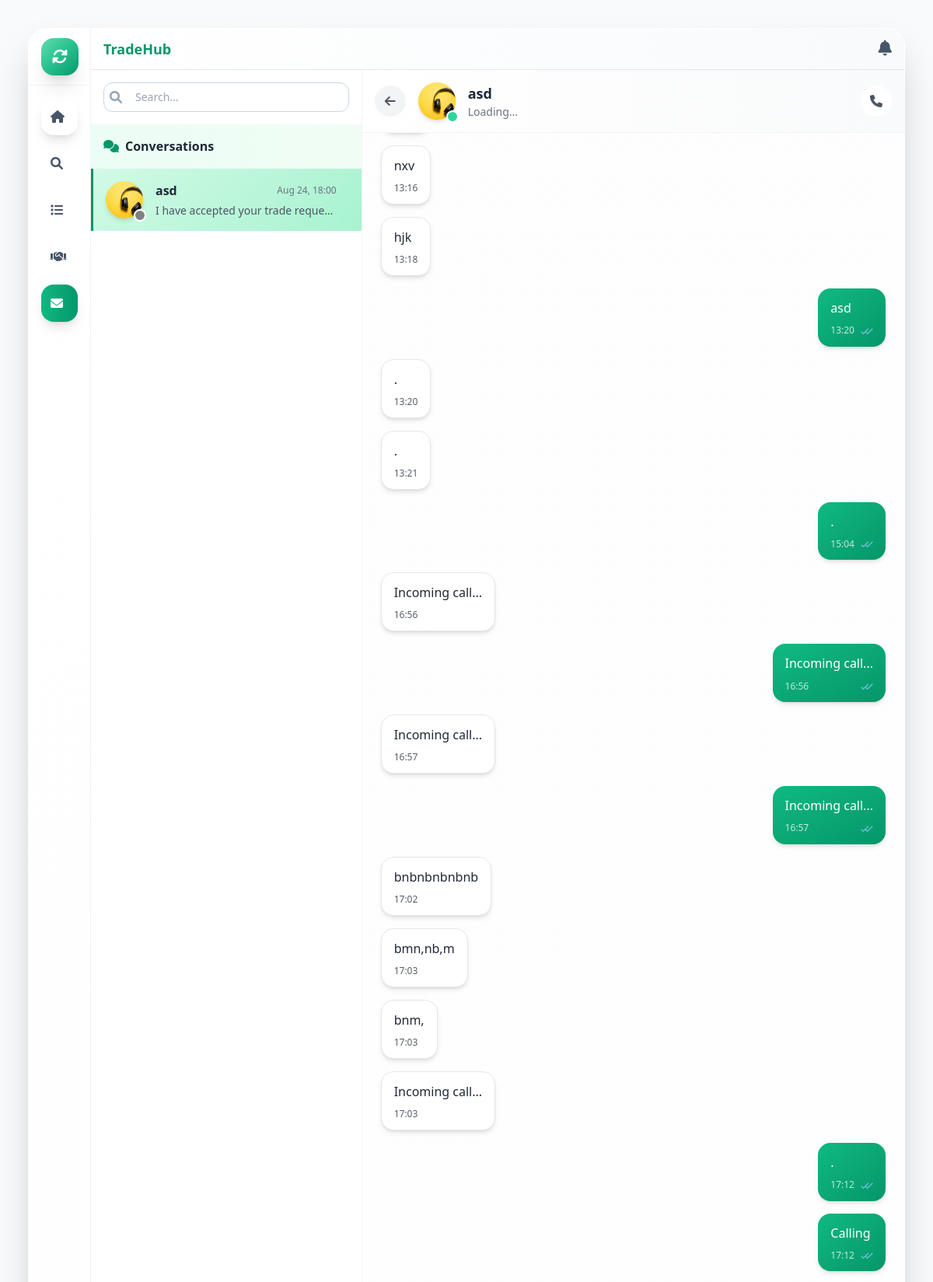
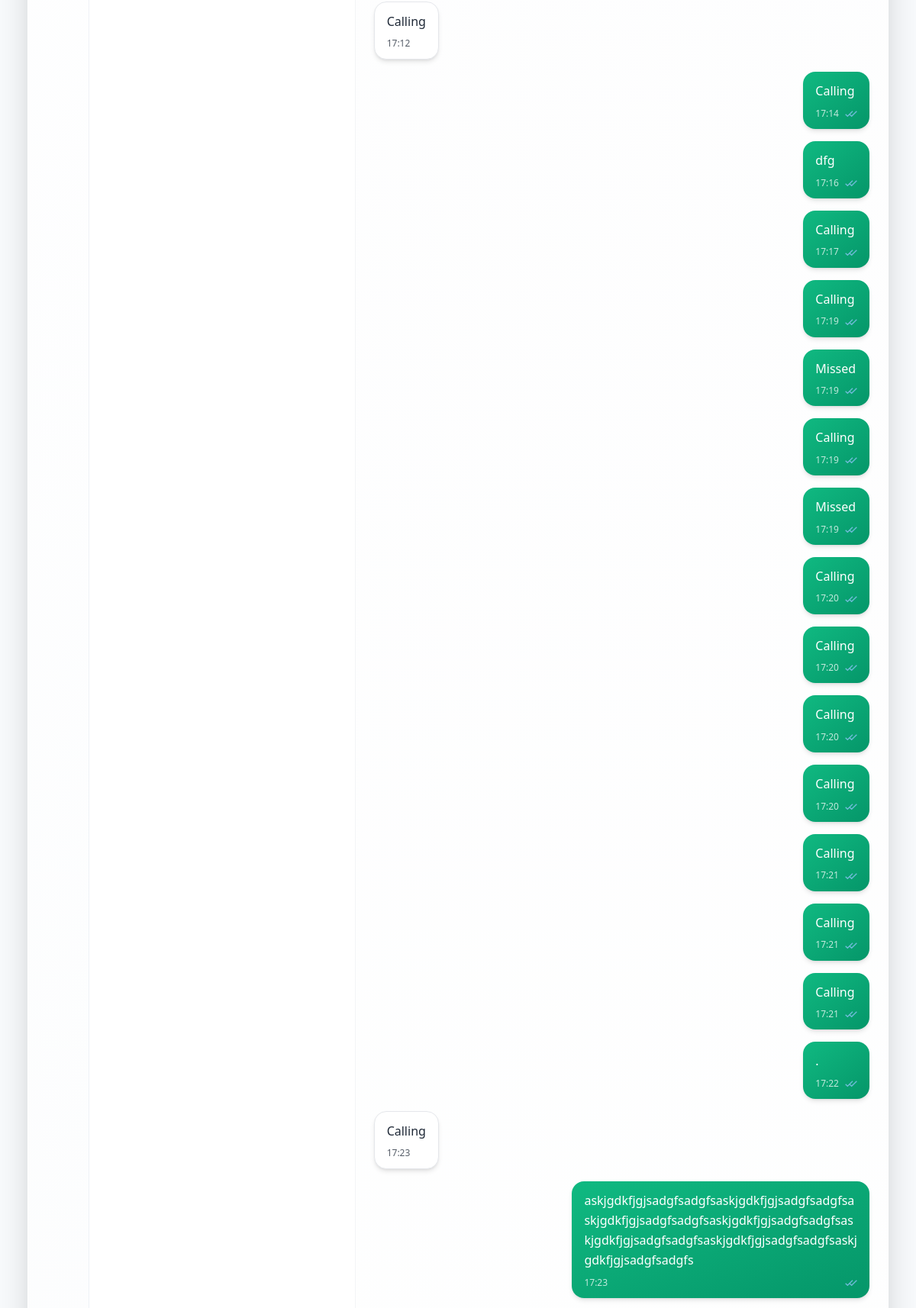
Page /Pages/messages.php?user=3 (signed in, upper part) on the committed database (2 pictures, top to bottom).
### tables this page shows
CREATE TABLE `site_settings` (
  `id` int(11) NOT NULL,
  `setting_key` varchar(100) NOT NULL,
  `setting_value` text DEFAULT NULL,
  `created_at` timestamp NOT NULL DEFAULT current_timestamp(),
  `updated_at` timestamp NOT NULL DEFAULT current_timestamp() ON UPDATE current_timestamp()
);

CREATE TABLE `users` (
  `id` int(11) NOT NULL,
  `full_name` varchar(255) NOT NULL,
  `email` varchar(255) NOT NULL,
  `password` varchar(255) NOT NULL,
  `phone` varchar(20) DEFAULT NULL,
  `location` varchar(255) DEFAULT NULL,
  `bio` text DEFAULT NULL,
  `avatar_url` varchar(500) DEFAULT NULL,
  `status` enum('active','inactive','suspended') DEFAULT 'active',
  `email_verified` tinyint(1) DEFAULT 0,
  `created_at` timestamp NOT NULL DEFAULT current_timestamp(),
  `updated_at` timestamp NOT NULL DEFAULT current_timestamp() ON UPDATE current_timestamp(),
  `role` varchar(20) NOT NULL DEFAULT 'user',
  `last_seen` timestamp NULL DEFAULT NULL
);

CREATE TABLE `messages` (
  `id` int(11) NOT NULL,
  `sender_id` int(11) NOT NULL,
  `receiver_id` int(11) NOT NULL,
  `trade_id` int(11) DEFAULT NULL,
  `message` text NOT NULL,
  `is_read` tinyint(1) DEFAULT 0,
  `created_at` timestamp NOT NULL DEFAULT current_timestamp(),
  `status` enum('sent','delivered','read') DEFAULT 'sent',
  `call_type` enum('none','call_invitation','missed_call','voice_call') DEFAULT 'none'
);

### Pages/messages.php (the view, shortened to what this page needs)
<?php
$conn = getDBConnection();
$user_id = $_SESSION['user_id'];
$query = "SELECT DISTINCT
          CASE
            WHEN m.sender_id = ? THEN m.receiver_id
            ELSE m.sender_id
          END as other_user_id,
          u.full_name as other_user_name,
          u.avatar_url as other_user_avatar,
          (SELECT message FROM messages m2
           WHERE (m2.sender_id = ? AND m2.receiver_id = other_user_id)
              OR (m2.sender_id = other_user_id AND m2.receiver_id = ?)
           ORDER BY m2.created_at DESC LIMIT 1) as last_message,
          (SELECT created_at FROM messages m2
           WHERE (m2.sender_id = ? AND m2.receiver_id = other_user_id)
              OR (m2.sender_id = other_user_id AND m2.receiver_id = ?)
           ORDER BY m2.created_at DESC LIMIT 1) as last_message_time,
          (SELECT COUNT(*) FROM messages m2
           WHERE m2.sender_id = other_user_id AND m2.receiver_id = ? AND m2.is_read = 0) as unread_count
          FROM messages m
          JOIN users u ON u.id = CASE WHEN m.sender_id = ? THEN m.receiver_id ELSE m.sender_id END
          WHERE m.sender_id = ? OR m.receiver_id = ?
          ORDER BY last_message_time DESC";
$stmt = $conn->prepare($query);
$stmt->bind_param('iiiiiiiii', $user_id, $user_id, $user_id, $user_id, $user_id, $user_id, $user_id, $user_id, $user_id);
$stmt->execute();
$result = $stmt->get_result();
$conversations = $result->fetch_all(MYSQLI_ASSOC);
$selected_user_id = isset($_GET['user']) ? (int)$_GET['user'] : null;
$messages = [];
$selected_user = null;
if ($selected_user_id) {
    $stmt = $conn->prepare("SELECT full_name,last_seen, avatar_url FROM users WHERE id = ?");
    $stmt->bind_param('i', $selected_user_id);
    $stmt->execute();
    $selected_user = $stmt->get_result()->fetch_assoc();
    $stmt = $conn->prepare("
        SELECT m.*, u.full_name as sender_name
        FROM messages m
        JOIN users u ON m.sender_id = u.id
        WHERE (m.sender_id = ? AND m.receiver_id = ?)
           OR (m.sender_id = ? AND m.receiver_id = ?)
        ORDER BY m.created_at ASC
    ");
    $stmt->bind_param('iiii', $user_id, $selected_user_id, $selected_user_id, $user_id);
    $stmt->execute();
    $result = $stmt->get_result();
    $messages = $result->fetch_all(MYSQLI_ASSOC);
    if (!empty($messages)) {
        $last_message_id = end($messages)['id'];
    }
}
include '../includes/header.php';
?>
<!DOCTYPE html>
<html lang="en">
<head>
    <script src="https://cdn.tailwindcss.com"></script>
    <link rel="stylesheet" href="https://cdnjs.cloudflare.com/ajax/libs/font-awesome/6.0.0-beta3/css/all.min.css">
</head>
<body class="bg-gradient-to-br from-gray-50 to-gray-100 min-h-screen flex flex-col">
<div class="md:p-9">
        <div class="max-w-full mx-auto h-[100vh] md:h-[calc(95vh-3rem)]">
            <div class="flex h-full bg-white/95 backdrop-blur-sm rounded-3xl shadow-2xl border border-white/50 overflow-hidden animate-scale-in">
                <?php include '../includes/sidebar.php'; ?>
    <div class="flex-1 h-full overflow-y-auto mx-auto max-w-6xl flex flex-col">
    <?php include '../includes/head.php'; ?>
        <div class="bg-white flex flex-col md:flex-row overflow-hidden">
            <div class="w-full md:w-1/3 border-r border-gray-100 overflow-y-auto custom-scrollbar
                        <?php echo $selected_user_id ? 'hidden md:block' : 'block'; ?>">
                <div class="relative px-4 py-4">
                <input
                    id="searchbox"
                    type="text"
                    placeholder="Search..."
                    class="w-full px-4 py-2 pl-10 pr-4 text-sm rounded-xl border border-slate-300 focus:ring-2 focus:ring-emerald-500 focus:border-emerald-500 outline-none"
                >
                <i class="fas fa-search absolute left-6 top-1/2 -translate-y-1/2 text-slate-400"></i>
                </div>
                <div class="p-4 border-b border-gray-100 bg-gradient-to-r from-emerald-50 to-green-50">
                    <h2 class="font-semibold text-gray-800 flex items-center gap-2">
                        <i class="fas fa-comments text-emerald-600"></i>
                        Conversations
                    </h2>
                </div>
                <div class="divide-y divide-gray-50 overflow-hidden">
                    <?php foreach ($conversations as $conversation): ?>
                        <a href="?user=<?php echo $conversation['other_user_id']; ?>"
                           class="conversation-item block p-4 <?php echo $selected_user_id == $conversation['other_user_id'] ? 'active' : ''; ?>"
                           data-user-id="<?php echo $conversation['other_user_id']; ?>">
                            <div class="flex items-center space-x-4">
                                <div class="relative">
                                    <div class="w-12 h-12 rounded-full overflow-hidden bg-gradient-to-br from-emerald-100 to-emerald-200 flex items-center justify-center shadow-md">
                                        <?php if ($conversation['other_user_avatar']): ?>
                                            <img src="<?php echo htmlspecialchars($conversation['other_user_avatar']); ?>" class="w-full h-full object-cover" alt="Avatar">
                                        <?php else: ?>
                                            <i class="fas fa-user text-emerald-600 text-lg"></i>
                                        <?php endif; ?>
                                    </div>
                                    <div class="absolute -bottom-1 -right-1 w-4 h-4 border-2 border-white rounded-full"
                                        id="status-dot-<?php echo $conversation['other_user_id']; ?>"
                                        data-user-id="<?php echo $conversation['other_user_id']; ?>"
                                        style="background-color: gray;">
                                    </div>
                                </div>
                                <div class="flex-1 min-w-0">
                                    <div class="flex items-center justify-between mb-1">
                                        <p class="font-semibold text-gray-800 truncate"><?php echo htmlspecialchars($conversation['other_user_name']); ?></p>
                                        <p class="text-xs text-gray-500 last-message-time"><?php echo date('M d, H:i', strtotime($conversation['last_message_time'])); ?></p>
                                    </div>
                                    <p class="text-sm text-gray-600 truncate last-message"><?php echo htmlspecialchars($conversation['last_message']); ?></p>
                                </div>
                            </div>
                        </a>
                    <?php endforeach; ?>
                </div>
            </div>
            <div class="flex-1 flex flex-col h-[90vh] <?php echo $selected_user_id ? 'block' : 'hidden md:block'; ?>">
                <?php if ($selected_user): ?>
                    <div class="p-4 border-b border-gray-100 bg-gradient-to-r from-white to-gray-50 flex items-center space-x-4">
                        <a href="messages.php" class="flex items-center justify-center w-10 h-10 rounded-full bg-gray-100 hover:bg-gray-200 transition-all duration-200">
                            <i class="fas fa-arrow-left text-gray-600"></i>
                        </a>
                        <div class="relative">
                            <div class="w-12 h-12 rounded-full bg-gradient-to-br from-emerald-100 to-emerald-200 flex items-center justify-center shadow-md overflow-hidden">
                                <?php if ($selected_user['avatar_url']): ?>
                                    <img src="<?php echo htmlspecialchars($selected_user['avatar_url']); ?>" class="w-full h-full object-cover" alt="Avatar">
                                <?php else: ?>
                                    <i class="fas fa-user text-emerald-600 text-lg"></i>
                                <?php endif; ?>
                            </div>
                            <div id="status-dot" class="absolute -bottom-1 -right-1 w-4 h-4 bg-emerald-400 border-2 border-white rounded-full"></div>
                        </div>
                        <div class="flex-1">
                            <h3 class="font-semibold text-lg text-gray-800">
                                <?php echo htmlspecialchars($selected_user['full_name']); ?>
                            </h3>
                            <p class="text-sm text-gray-500 font-medium" id="user-status" data-user-id="<?php echo htmlspecialchars($selected_user_id); ?>">
                                <?php echo "Loading..."; ?>
                            </p>
                        </div>
                        <a href="call.php?user=<?php echo $selected_user_id; ?>"
                            class="w-10 h-10 rounded-full bg-white hover:bg-gray-100 transition-all duration-200 flex items-center justify-center call-btn"
                            data-user="<?php echo $selected_user_id; ?>" id="callBtn">
                            <i class="fas fa-phone text-gray-600"></i>
                            </a>
                    </div>
                    <div class="flex-1 overflow-y-auto p-6 space-y-4 bg-gradient-to-b from-gray-50/30 to-white custom-scrollbar" id="messagesContainer">
                        <?php foreach ($messages as $message): ?>
                            <div class="flex <?php echo $message['sender_id'] == $user_id ? 'justify-end' : 'justify-start'; ?> mb-3 relative message">
                                <div class="message-bubble <?php echo $message['sender_id'] == $user_id
                                    ? 'bg-gradient-to-br from-emerald-500 to-emerald-600 text-white'
                                    : 'bg-white text-gray-800 border border-gray-200'; ?> max-w-[80%] sm:max-w-[60%] break-words break-all px-4 py-3 rounded-2xl shadow-md relative"
                                    data-msg-id="<?php echo $message['id']; ?>">
                                    <p class="message-text leading-relaxed"><?php echo htmlspecialchars($message['message']); ?></p>
                                    <div class="flex items-center justify-between mt-2 text-xs opacity-75">
                                        <span><?php echo date('H:i', strtotime($message['created_at'])); ?></span>
                                        <?php if ($message['sender_id'] == $user_id): ?>
                                            <span class="status-text ml-2">
                                                <?php if ($message['is_read']): ?>
                                                    <svg xmlns="http://www.w3.org/2000/svg" viewBox="0 0 24 24"
                                                         class="w-4 h-4 inline-block text-blue-300">
                                                        <path d="M1 13l4 4L15 7" stroke="currentColor" stroke-width="2" fill="none"/>
                                                        <path d="M9 13l4 4L23 7" stroke="currentColor" stroke-width="2" fill="none"/>
                                                    </svg>
                                                <?php endif; ?>
                                            </span>
                                        <?php endif; ?>
                                    </div>
                                </div>
                            </div>
                        <?php endforeach; ?>
                    </div>
                <?php endif; ?>
            </div>
        </div>
</body>
</html>
<?php include '../includes/footer.php'; ?>

### includes/Name.php
<?php
require_once '../config/config.php';
$conn = getDBConnection();
$query = "SELECT setting_value FROM site_settings WHERE setting_key = 'site_name' LIMIT 1";
$result = $conn->query($query);
if ($result && $row = $result->fetch_assoc()) {
    echo htmlspecialchars($row['setting_value']);
}
?>

### assets/css/style.css (style rules this page uses)
* { transition: all 0.2s ease-in-out; }

### includes/header.php (style rules this page uses)
* { transition: all 0.2s ease-in-out; }

### Pages/messages.php (style rules this page uses)
.conversation-item { transition: all 0.2s ease; border-left: 3px solid transparent; }
.conversation-item.active { background: linear-gradient(135deg, #d1fae5 0%, #a7f3d0 100%); border-left-color: #059669; }

### Pages/profilemodal.php (style rules this page uses)
* { scrollbar-width: thin; scrollbar-color: #888 #f1f1f1; }

### rows in the picture
site_settings: setting_value "TradeHub"
users: avatar_url (picture), full_name "asd"
messages: message "nxv", created_at "13:16"
messages: message "hjk", created_at "13:18"
messages: message "asd", created_at "13:20", is_read 1 (drawn)
messages: message ".", created_at "13:20"
messages: message ".", created_at "13:21"
messages: message ".", created_at "15:04", is_read 1 (drawn)
messages: message "Incoming call...", created_at "16:56"
messages: message "Incoming call...", created_at "16:56", is_read 1 (drawn)
messages: message "Incoming call...", created_at "16:57"
messages: message "Incoming call...", created_at "16:57", is_read 1 (drawn)
messages: message "bnbnbnbnbnb", created_at "17:02"
messages: message "bmn,nb,m", created_at "17:03"
messages: message "bnm,", created_at "17:03"
messages: message "Incoming call...", created_at "17:03"
messages: message ".", created_at "17:12", is_read 1 (drawn)
messages: message "Calling", created_at "17:12", is_read 1 (drawn)
messages: message "Calling", created_at "17:12"
messages: message "Calling", created_at "17:14", is_read 1 (drawn)
messages: message "dfg", created_at "17:16", is_read 1 (drawn)
messages: message "Calling", created_at "17:17", is_read 1 (drawn)
messages: message "Calling", created_at "17:19", is_read 1 (drawn)
messages: message "Missed", created_at "17:19", is_read 1 (drawn)
messages: message "Calling", created_at "17:19", is_read 1 (drawn)
messages: message "Missed", created_at "17:19", is_read 1 (drawn)
messages: message "Calling", created_at "17:20", is_read 1 (drawn)
messages: message "Calling", created_at "17:20", is_read 1 (drawn)
messages: message "Calling", created_at "17:20", is_read 1 (drawn)
messages: message "Calling", created_at "17:20", is_read 1 (drawn)
messages: message "Calling", created_at "17:21", is_read 1 (drawn)
messages: message "Calling", created_at "17:21", is_read 1 (drawn)
messages: message "Calling", created_at "17:21", is_read 1 (drawn)
messages: message ".", created_at "17:22", is_read 1 (drawn)
messages: message "Calling", created_at "17:23"
messages: message "askjgdkfjgjsadgfsadgfsaskjgdkfjgjsadgfsadgfsaskjgdkfjgjsadgfsadgfsaskjgdkfjgjsadgfsadgfsaskjgdkfjgjsadgfsadgfsaskjgdkfjgjsadgfsadgfsaskjgdkfjgjsadgfsadgfs", created_at "17:23", is_read 1 (drawn)

### other values in the picture
$conversation['other_user_name'] "asd"
date('M d, H:i', strtotime($conversation['last_message_time'])) "Aug 24, 18:00"
$conversation['last_message'] "I have accepted your trade reque…"
